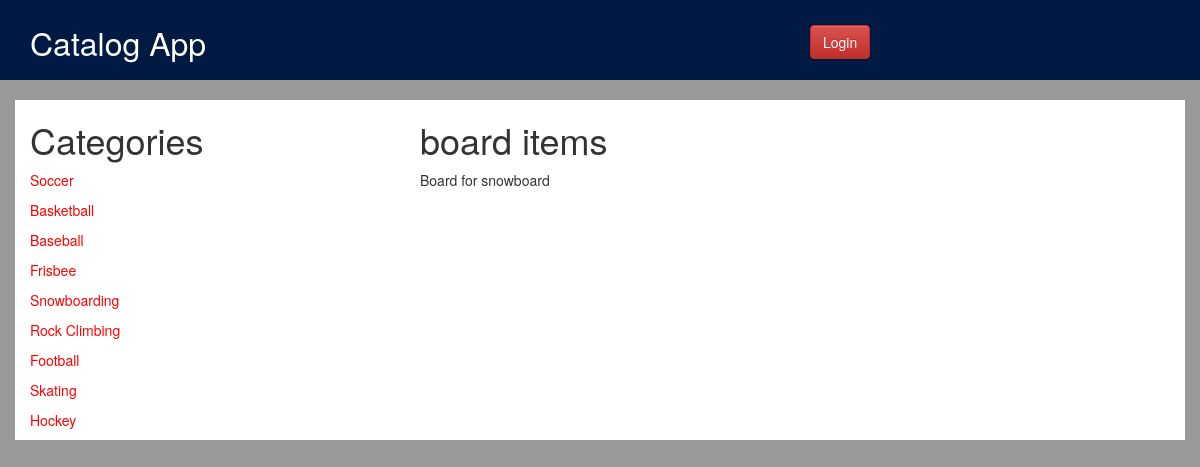
The app's page /catalog/Snowboarding/5 with its own data.
### database_setup.py (models this page shows, shortened)
class Category(Base):
    __tablename__ = 'category'
    id = Column(Integer, primary_key=True)
    name = Column(String(250), nullable=False)

class Item(Base):
    __tablename__ = 'item'
    id = Column(Integer, primary_key=True)
    name = Column(String(250), nullable=False)
    description = Column(Text, nullable=True)
    category_id = Column(Integer, ForeignKey('category.id'))
    category = relationship(Category)
    user_id = Column(Integer, ForeignKey('user.id'))
    user = relationship(User)
    created_date = Column(DateTime, default=datetime.datetime.now)

### application.py (the view)
@app.route('/catalog/<string:category_name>/<int:item_id>')
def showItem(category_name, item_id):
    categories = session.query(Category).all()
    category = session.query(Category).filter_by(name=category_name).one()
    item = session.query(Item).filter_by(id=item_id, category_id=category.id).one()
    creator = getUserInfo(item.user_id)
    return render_template('item.html', category=category, categories=categories, item=item, creator=creator)

### application.py (called while the page is built)
def getUserInfo(user_id):
    user = session.query(User).filter_by(id=user_id).one()
    return user

### templates/item.html (shortened to what this page needs)
{% extends "main.html" %}
{% block content %}
<div class="container items">
    <div class="row">
        <div class="col-xs-4">
            <h1>Categories</h1>
            {% for category in categories %}
                <p><a href="{{ url_for('showItems', category_id=category.id) }}">{{ category.name }}</a></p>
            {% endfor %}
        </div>
        <div class="col-xs-8">
            <h1>{{ item.name }} items</h1>
            <p>{{ item.description }}</p>
        </div>
    </div>
</div>
{% endblock %}

### static/css/style.css (style rules this page uses)
body { background-color: #999999; }
.items { background-color: #ffffff; }
a { color: red; }

### records on screen
Category: name "Soccer"
Category: name "Basketball"
Category: name "Baseball"
Category: name "Frisbee"
Category: name "Snowboarding"
Category: name "Rock Climbing"
Category: name "Football"
Category: name "Skating"
Category: name "Hockey"
Item: name "board", description "Board for snowboard"
